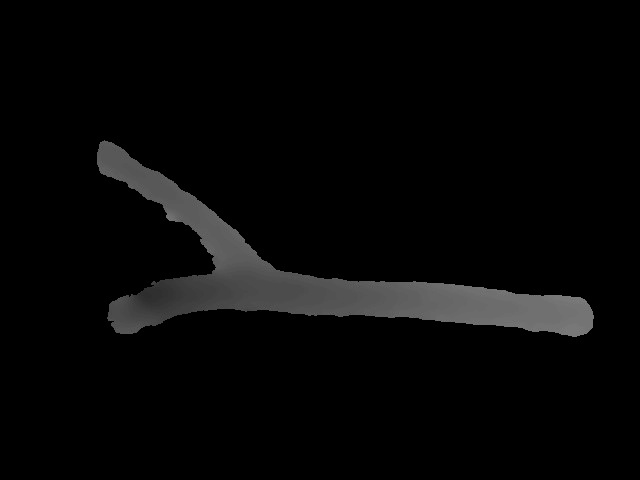
#> input picture Dataset/2_Remapped/0001_depth_1.jpg, 640 x 480 px, given in place of 0000_depth_1.jpg, which was not available
$ python image_augment.py   (Python 2 division)
#> lines starting #> are read from the running program, lines starting #| are printed output that depends on the picture; pictures that were not available may be replaced by others from this repository, and a replacement may not be noted
### my_definitions.py
import numpy as np
import cv2
import os

# [110 lines left out: functions get_branch_center_point, display_point, overlay_images, move_branch, get_overlap, optimize_position and 1 more, not called in this run]

def rotate_image(img, ang):
  image_center = tuple(np.array(img.shape[1::-1]) / 2)
  rot_mat = cv2.getRotationMatrix2D(image_center, ang, 1.0)
  result = cv2.warpAffine(img, rot_mat, img.shape[1::-1], flags=cv2.INTER_LINEAR)
  return result

def scale_image(img,factor):
    w = len(img)
    h = len(img[0])
    w_new = int(factor*float(w))
    h_new = int(factor*float(h))
    img = cv2.resize(img, dsize=(h_new, w_new), interpolation=cv2.INTER_CUBIC)
    w_add = abs(int(0.5*(w-w_new)))
    h_add = abs(int(0.5*(h-h_new)))
    #if it scales the images to a smaller size, add black pixels on the edges to recover original image size without scaling branch
    if factor<1: img = np.pad(img, ((w_add, w-w_new-w_add), (h_add, h-h_new-h_add)), 'edge')
    #else if it scales the images to a larger size, crop the image to original size
    elif factor>1: img = img[w_add:w+w_add,h_add:h+h_add]
    return img

def square_image(img): #assuming width is greater than height
    h = len(img)
    w = len(img[0])
    diff = w-h
    add_top = int(float(diff)/2.0)
    add_bot = w-h-add_top
    img = np.pad(img, ( (add_top,add_bot), (0,0) ), 'edge')
    return img

def get_last_file_index(path):
    files = os.listdir(path)
    indices = []
    for name in files: indices.append(int(name.split('.')[0]))
    indices.sort()
    if len(indices)>0: last_index = indices[-1]
    else: last_index = 0
    return last_index

def update_gradient(img,ran,val):
    minimum = ran[0]
    maximum = ran[1]
    for i in range(len(img)):
        for j in range(len(img[0])):
            px = img[i][j]
            if px>minimum and px<maximum-val:  img[i][j] += val
    return img

### image_augment.py
import numpy as np
import cv2
import random
import os
import sys
from my_definitions import move_branch, rotate_image, scale_image, square_image
from my_definitions import get_last_file_index, update_gradient


# Get name_number to identify which item in the dataset that you are working on
# Write in terminal after file name, i.e. python image_reposition.py 3
if len(sys.argv)>1: name_number = sys.argv[1]
else: name_number = 0
name_number = str(name_number).zfill(4)

# Import Images
path = os.path.join(os.path.expanduser('~'), 'git', 'branch_git_offline', '2_Remapped')
filename1 = path+'/'+name_number+'_depth_1.jpg'
filename2 = path+'/'+name_number+'_depth_2.jpg'
img1 = cv2.imread(filename1,0)
#> img1 is the input picture: shape (480, 640); min 0, max 133, mean 7
img2 = cv2.imread(filename2,0)
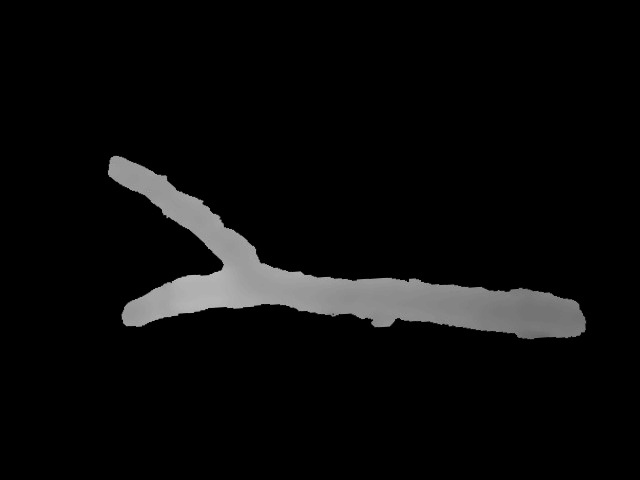
#> input picture Dataset/2_Remapped/0001_depth_2.jpg, 640 x 480 px, given in place of 0000_depth_2.jpg, which was not available
#> img2 is the input picture: shape (480, 640); min 0, max 190, mean 10.9

# Make images square
img1 = square_image(img1)
#> in square_image, `h = len(img)`: h = 480
#> in square_image, `w = len(img[0])`: w = 640
#> in square_image, `diff = w-h`: diff = 160
#> in square_image, `add_top = int(float(diff)/2.0)`: add_top = 80
#> in square_image, `img = np.pad(img, ( (add_top,add_bot), (0,0) ), 'edge')`:
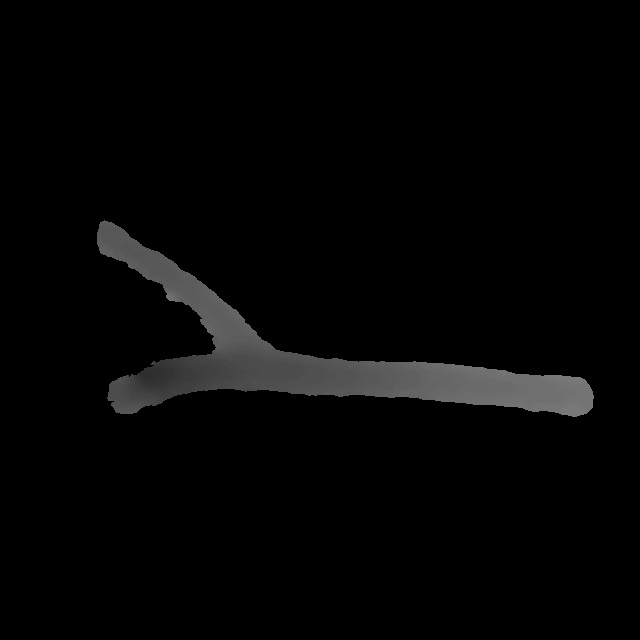
#> img: shape (640, 640); min 0, max 133, mean 5.2
img2 = square_image(img2)
#> in square_image (call 2), `img = np.pad(img, ( (add_top,add_bot), (0,0) ), 'edge')`:
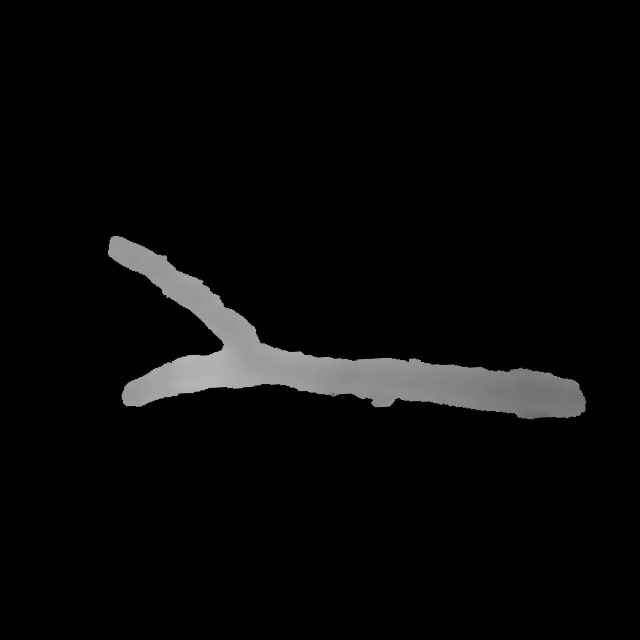
#> img: shape (640, 640); min 0, max 190, mean 8.2

# Agument data by a) rotation, b) scale, and c) exchanging top and bottom image
Images1 = []
Images2 = []
n = 5             #number of extra image pairs
rotation = 180.0  #range of random rotation
scale = 0.20      #range of random scale
gradiation = 30        #random add and subtract to change color
for i in range(n):
    # Generate random parameters
    angle = random.uniform(-rotation,rotation)
    scale_factor = random.uniform(1-scale,1+scale)
    flip = bool(random.getrandbits(1))
    grad1 = random.randint(-gradiation,gradiation)
    grad2 = random.randint(-gradiation,gradiation)
    print "a:", angle, "s:",scale_factor, "f:", flip, "g1:", grad1, "g2:", grad2
    # Rotate
    img_temp_1 = rotate_image(np.copy(img1),angle)
    img_temp_2 = rotate_image(np.copy(img2),angle)
    # Scale
    img_temp_1 = scale_image(img_temp_1,scale_factor)
    img_temp_2 = scale_image(img_temp_2,scale_factor)
    # Color
    img_temp_1 = update_gradient(img_temp_1,(15,250),grad1)
    img_temp_2 = update_gradient(img_temp_2,(15,250),grad2)
    # Swap top and bottom
    if flip==True: img_temp_1, img_temp_2 = img_temp_2, img_temp_1
    # Resize
    img_temp_1 = cv2.resize(img_temp_1, (256, 256))
    img_temp_2 = cv2.resize(img_temp_2, (256, 256))
    # Store in list
    Images1.append(np.copy(img_temp_1))
    Images2.append(np.copy(img_temp_2))
#> this loop made 5 passes
#> pass 1, in rotate_image, `result = cv2.warpAffine(img, rot_mat, img.shape[1::-1], flags=cv2.INTE..`:
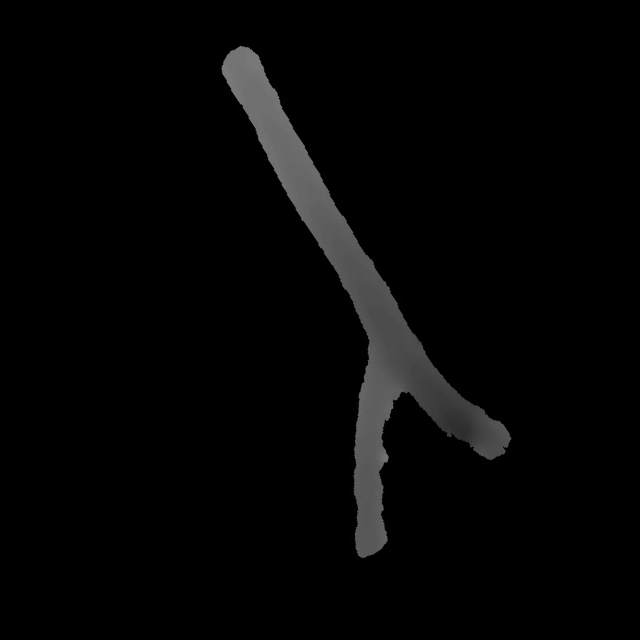
#> result: shape (640, 640); min 0, max 127, mean 5.2
#> pass 1, in rotate_image (call 2), `result = cv2.warpAffine(img, rot_mat, img.shape[1::-1], flags=cv2.INTE..`:
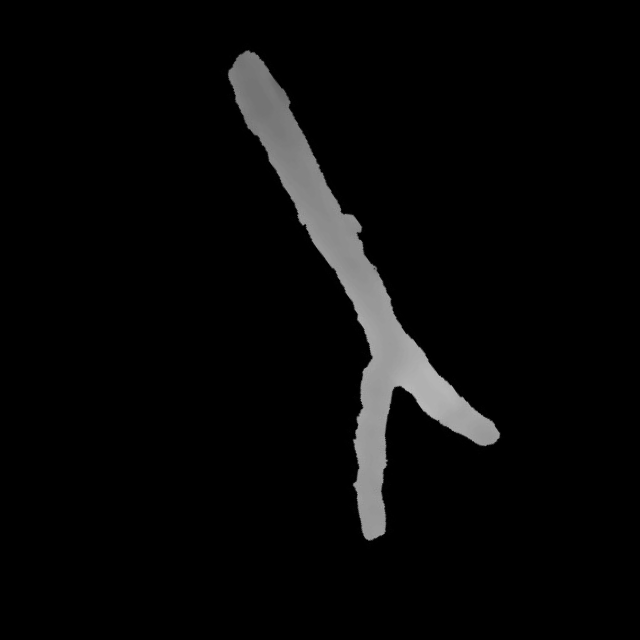
#> result: shape (640, 640); min 0, max 187, mean 8.2
#> pass 1, in scale_image, `elif factor>1: img = img[w_add:w+w_add,h_add:h+h_add]`:
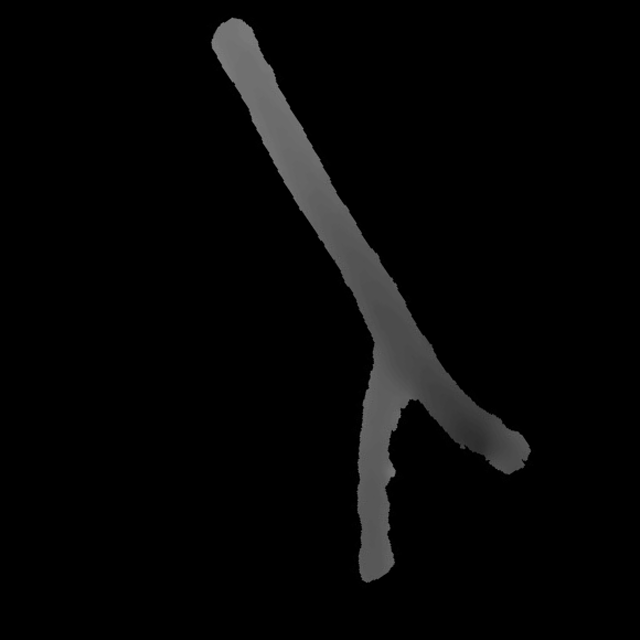
#> img: shape (640, 640); min 0, max 133, mean 6.4
#> after the loop, Images1 = 5 items; Images2 = 5 items

# Stack both images in a grid
Images_hstacked = []
for img1,img2 in zip(Images1, Images2): Images_hstacked.append(np.hstack((img1,img2)))
#> this loop made 5 passes
#> after the loop, Images_hstacked = 5 items
images = np.vstack(Images_hstacked)
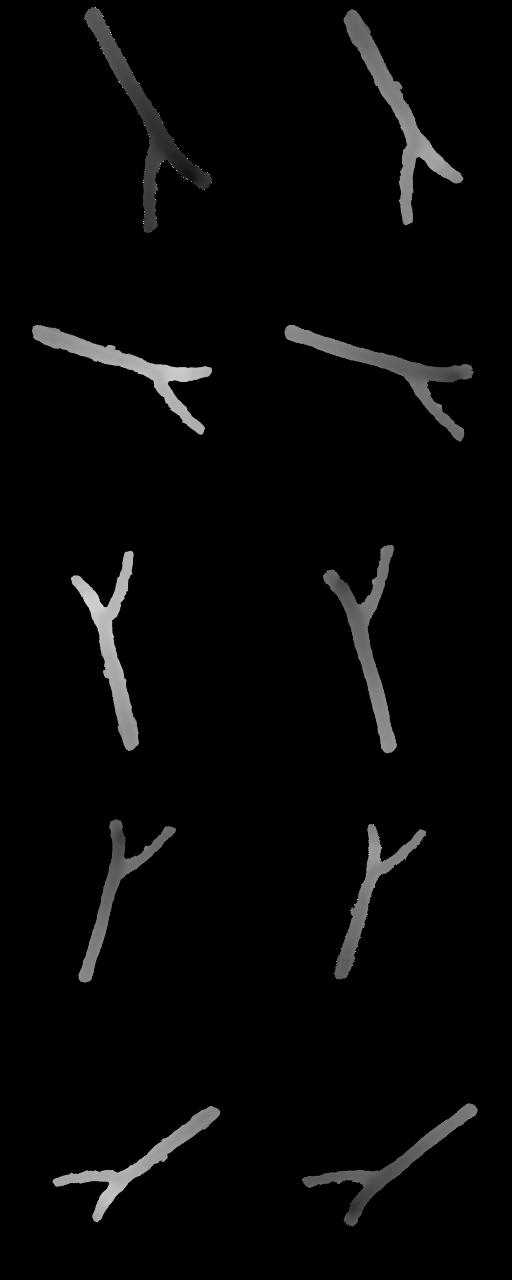
#> images: shape (1280, 512); min 0, max 212, mean 6.7
h = len(images)
#> h = 1280
w = len(images[0])
#> w = 512
h_new = 650
w_new = int(h_new*(float(w)/float(h)))
#> w_new = 260
images = cv2.resize(images, dsize=(w_new,h_new)) #resize to fit screen
#> images: shape (650, 260)

# Save Images for the dataset in folder 1_Repostioned
path_1 = os.path.join(os.path.expanduser('~'), 'git', 'branch_git', 'Dataset', 'Input')
path_2 = os.path.join(os.path.expanduser('~'), 'git', 'branch_git', 'Dataset', 'Label')
#> (the run stopped early here; a loop or call above may not have finished)
